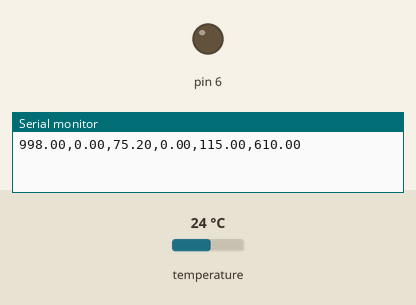
This sketch was run on a simulated Arduino Uno, built with avr-gcc and run on an emulated ATmega328P. On the bench: output pins drawn as LEDs (lit = HIGH), the last lines printed to the serial monitor. The test bench sets the inputs (shaded band); at power-on: temperature 24 °C.

Above: at 11.2 s.
11.3 s: temperature set to 12 °C
At 21.2 s:
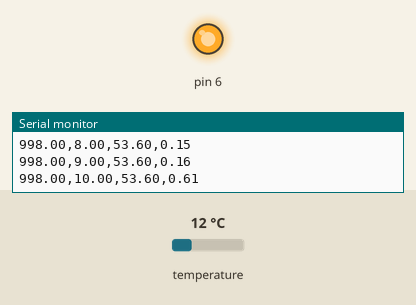
Timing chart, 0 to 22.2 s (numbered marks = the images above; inputs shaded):
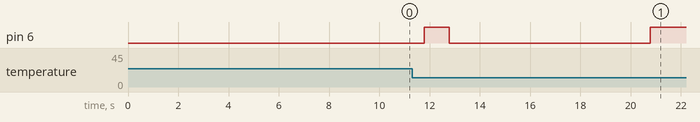

The sketch:

temp_pid_control.ino
```cpp
// From Paul Stoffergen
#include <OneWire.h>

//MIT License
//Copyright (c) 2024 Miles Burton
//Permission is hereby granted, free of charge, to any person obtaining a copy of this software and associated documentation files (the "Software"), to deal in the Software without restriction, including without limitation the rights to use, copy, modify, merge, publish, distribute, sublicense, and/or sell copies of the Software, and to permit persons to whom the Software is furnished to do so, subject to the following conditions:
//The above copyright notice and this permission notice shall be included in all copies or substantial portions of the Software.
//THE SOFTWARE IS PROVIDED "AS IS", WITHOUT WARRANTY OF ANY KIND, EXPRESS OR IMPLIED, INCLUDING BUT NOT LIMITED TO THE WARRANTIES OF MERCHANTABILITY, FITNESS FOR A PARTICULAR PURPOSE AND NONINFRINGEMENT. IN NO EVENT SHALL THE AUTHORS OR COPYRIGHT HOLDERS BE LIABLE FOR ANY CLAIM, DAMAGES OR OTHER LIABILITY, WHETHER IN AN ACTION OF CONTRACT, TORT OR OTHERWISE, ARISING FROM, OUT OF OR IN CONNECTION WITH THE SOFTWARE OR THE USE OR OTHER DEALINGS IN THE SOFTWARE.

#include <DallasTemperature.h>


// Data wire is connected to the Arduino digital pin 4
#define ONE_WIRE_BUS 4
double loop_start;
double T;
double T_old;
double Q;
double t= 0.0;
double flag = 998.0;
double check;
double t_total = 610.0;
double sp;
double sp_end = 115.0;
double I = 0;
double dt = 1.0;
double error = 0.0;
double op;
double a = 0;
double alpha = .5;
// approximate SOPDT model from
//Steady state temperature of about 116 F
//A maximum temperature of about 122 F with peak time 126 s
//Starting temperature of about 70 F
//Set point at 115 F
//Dead time of 6 s
double kp = (46.0/45.0);
double zeta = .545;
double D = 6.0;
double tau_s = 32.6;

//PID parameters, IMC-Chien as baseline
double lambda = max(.25*D,.2*tau_s);
double kc = .0087*(2*zeta*tau_s)/(kp*(lambda+D));
double td = tau_s/(2*zeta);
double ti = 2*zeta*tau_s;
double kd = kc*td/5.0;
double ki = 2.0*.01*30.0*kc/ti;


// Setup a oneWire instance to communicate with any OneWire devices
OneWire oneWire(ONE_WIRE_BUS);

// Pass our oneWire reference to Dallas Temperature sensor
DallasTemperature sensors(&oneWire);

void setup(void)
{
// Start serial communication for debugging purposes
Serial.begin(9600);
// Start up the library
sensors.begin();
pinMode(6, OUTPUT);
delay(10000);
}

void loop(void){
// Call sensors.requestTemperatures() to issue a global temperature and Requests to all devices on the bus
if (t < t_total) {
loop_start = millis();
sensors.requestTemperatures();

T = sensors.getTempFByIndex(0);

//setpoints
if (t<10) {
sp =68.0;
}

if (t>=10) {
  sp = 115.0;
}

//PID control

error = sp - T;
I = I + (double)(ki)*error*dt;
op = (double)kc*error - (double)kd*(T-T_old)/dt + I;

// Anti-reset wind up
if (op < 0.0 || op > 255.0) {
  I = I - ki*error*dt;
  op = max(0,min(255.0,op));
}

digitalWrite(6,op);
Q = (double)(op/255.0)*100.0;

// Commented lines below can be used to quickly isolate results on the Arduino end


//Serial.println(I);
//Serial.println(kc);
//Serial.println(kd);
//Serial.println(ki);
//Serial.println(op);
//Serial.println(T);
//T_old = T;
//t = t + 1;
//if (a == 1) {

Serial.print(flag);
Serial.print(',');
Serial.print(t);
Serial.print(',');
Serial.print(T);
Serial.print(',');
Serial.print(Q);
if (t < 1) {
  Serial.print(',');
  Serial.print(sp_end);
  Serial.print(',');
  Serial.println(t_total);
}
if (t >=1) {
  Serial.print('\n');
}

t = t + 1;
double check = millis()- loop_start;
while (check < 1000) {
check = millis()- loop_start;
}
T_old = T;
//}
if (t >= t_total) {
  flag = 999.0;
  Serial.print(flag);
Serial.print(',');
Serial.print(t);
Serial.print(',');
Serial.print(T);
Serial.print(',');
Serial.println(Q);
digitalWrite(6,0);
}
}
}
```

Measured:
- after the input at 11.3 s, pin 6: LOW → HIGH after 0.48 s, → LOW 1.0 s later, → HIGH 8.0 s later
